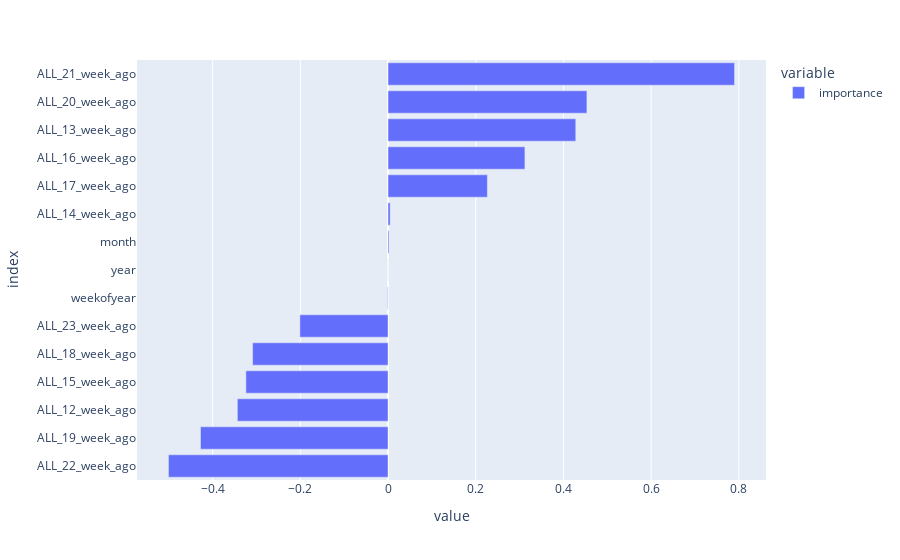

This figure's notebook cell:
### Markdown cell above
## forecast

### Code cell
%%time

train_last_date = '2022-01-02'
X_train = X[X.index <= train_last_date]
y_train = y[y.index <= train_last_date]
print(X_train.shape, y_train.shape)

model = trainXGBoost(X_train, y_train)

fi = pd.DataFrame(model.coef_, index=X_train.columns, columns=['importance']).sort_values('importance')
px.bar(fi, orientation='h')

### Figure 1 — Plotly figure (JSON) as saved in the notebook; plotly's stock layout.template omitted (floating-point values rounded to 4 significant figures)
{"data": [{"alignmentgroup": "True", "hovertemplate": "variable=importance<br>value=%{x}<br>index=%{y}<extra></extra>", "legendgroup": "importance", "marker": {"color": "#636efa", "pattern": {"shape": ""}}, "name": "importance", "offsetgroup": "importance", "orientation": "h", "showlegend": true, "textposition": "auto", "type": "bar", "x": [-0.5008, -0.4277, -0.3436, -0.3242, -0.3088, -0.201, -0.001131, -6.075e-05, 0.002186, 0.004895, 0.2266, 0.3122, 0.4282, 0.4536, 0.7903], "xaxis": "x", "y": ["ALL_22_week_ago", "ALL_19_week_ago", "ALL_12_week_ago", "ALL_15_week_ago", "ALL_18_week_ago", "ALL_23_week_ago", "weekofyear", "year", "month", "ALL_14_week_ago", "ALL_17_week_ago", "ALL_16_week_ago", "ALL_13_week_ago", "ALL_20_week_ago", "ALL_21_week_ago"], "yaxis": "y"}], "layout": {"autosize": true, "barmode": "relative", "legend": {"title": {"text": "variable"}, "tracegroupgap": 0}, "margin": {"t": 60}, "xaxis": {"anchor": "y", "autorange": true, "domain": [0, 1], "range": [-0.5725, 0.862], "title": {"text": "value"}, "type": "linear"}, "yaxis": {"anchor": "x", "autorange": true, "domain": [0, 1], "range": [-0.5, 14.5], "title": {"text": "index"}, "type": "category"}}}
